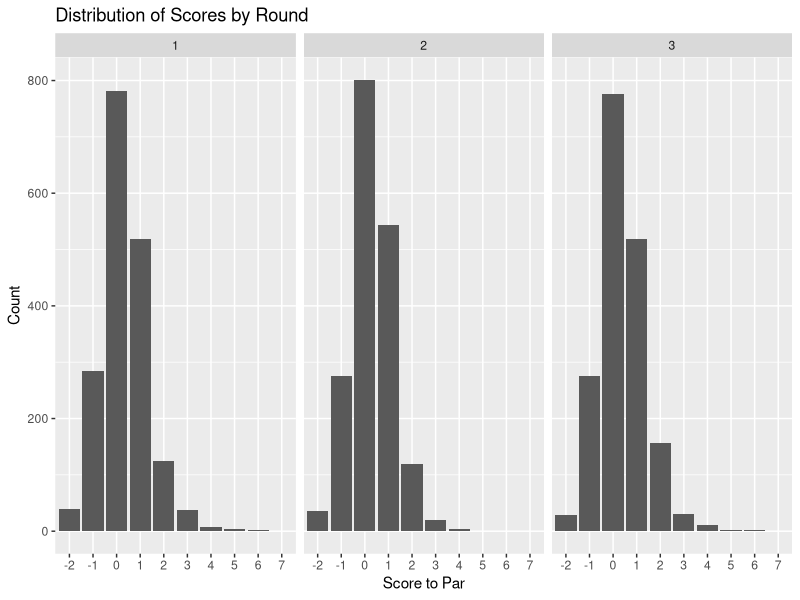
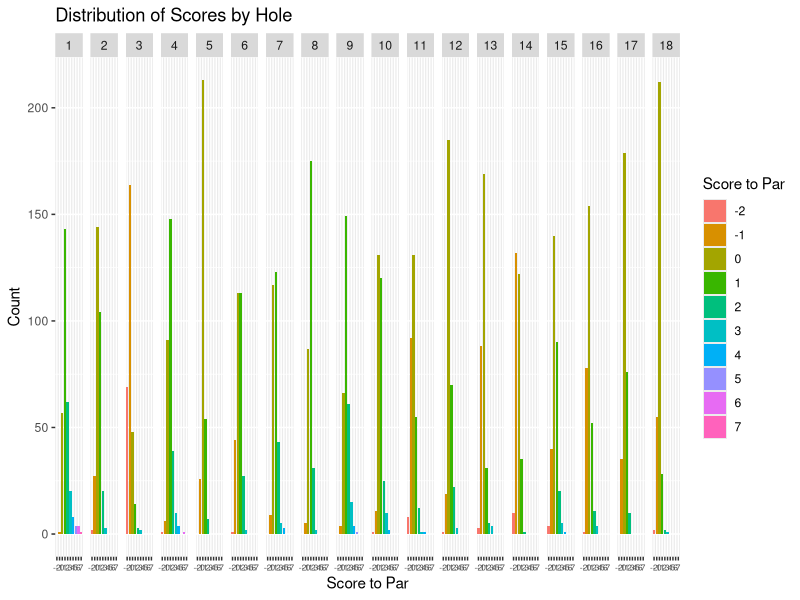
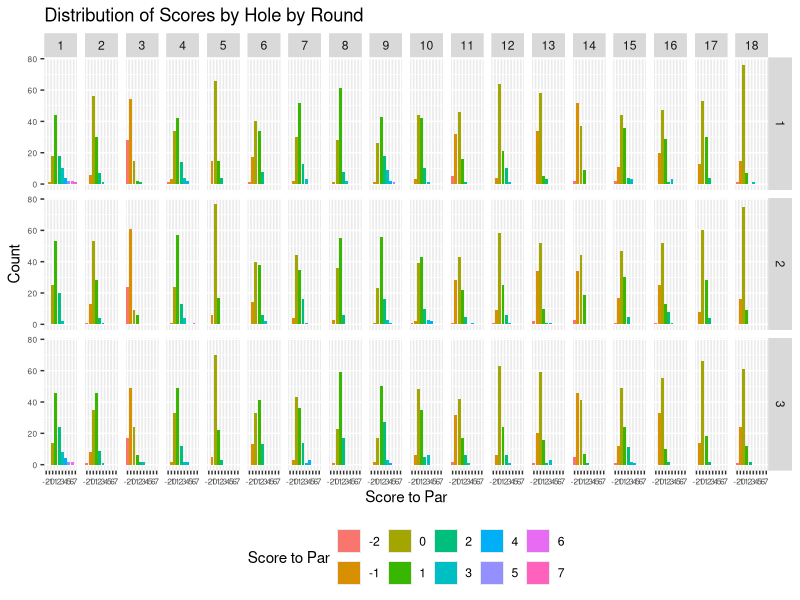
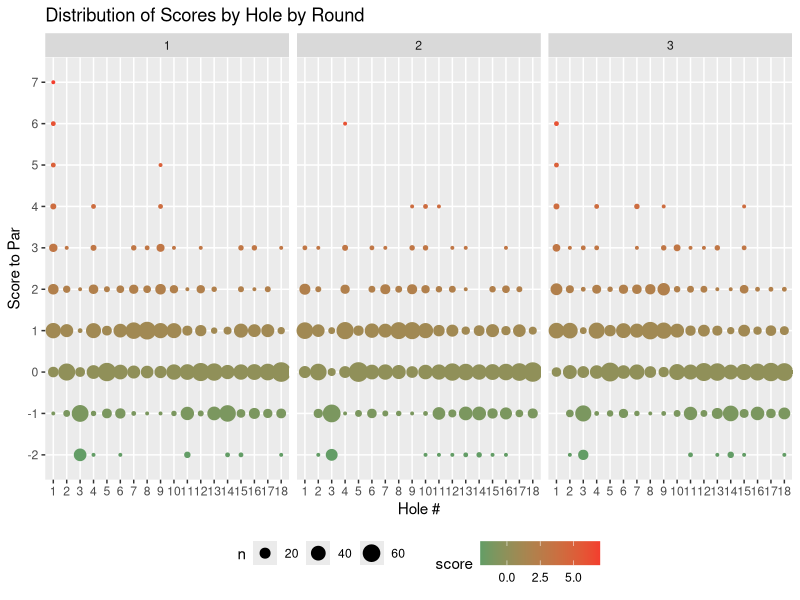
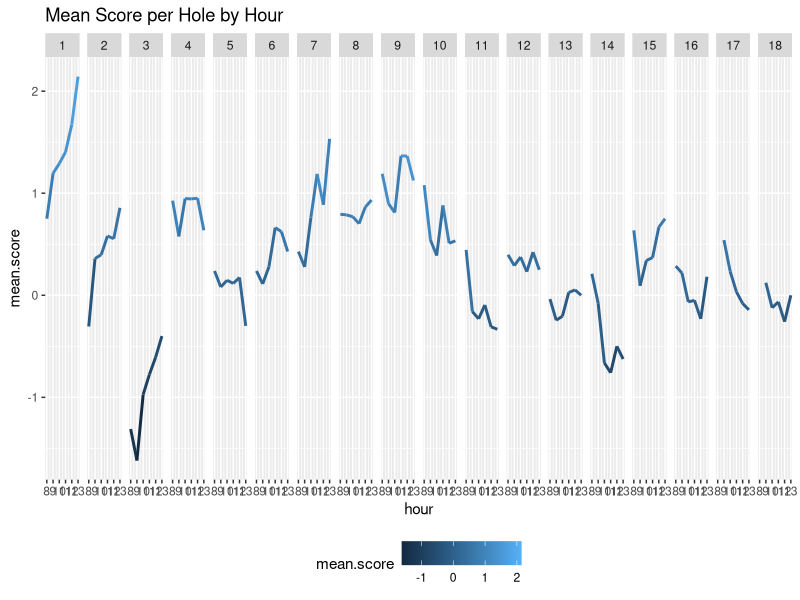

Generate these figures, in order, with R:
## ---- chunk 1
knitr::opts_chunk$set(echo = F)
knitr::opts_chunk$set(warning = F)
knitr::opts_chunk$set(out.width = '100%')
library(tidyverse)
library(knitr)
library(kableExtra)

# Read data
scores <- read_csv("../../data/footgolf/usopen/usopen_scores.csv", col_types = c("ciiiiit"), col_names = T)
## ---- chunk 2
scores %>% 
          group_by(hole, par) %>% 
          summarize(avg.score = format(round(mean(strokes), 3), nsmall = 3), 
                    better = sum(score < -2), 
                    eagles = sum(score == -2), 
                    birdies = sum(score == -1), 
                    pars = sum(score == 0), 
                    bogeys = sum(score == 1), 
                    doubles = sum(score == 2), 
                    worse = sum(score > 2), 
                    par.avg = cell_spec(format(round(mean(score), 3), nsmall = 3), 
                                        color = ifelse(format(round(mean(score), 3), nsmall = 3) > 0, "red", "green"))) %>%
    kable(escape = F, format = 'html') %>%
    kable_styling(bootstrap_options = c("striped", "hover", "condensed", "responsive"))
## ---- chunk 3
kable(scores %>% group_by(round) %>% summarize(mean.score = mean(score)), "html") %>% 
    kable_styling(bootstrap_options = c("striped", "hover", "condensed", "responsive"))

# Plot Scores
ggplot(scores, aes(factor(score))) + 
    geom_bar() +
    facet_grid(. ~ round) +
    labs(x = "Score to Par", y = "Count") +
    ggtitle("Distribution of Scores by Round")
    
## ---- chunk 4
# Mean score per hole
kable(scores %>% group_by(hole) %>% summarize(mean.score = mean(score)), "html") %>% kable_styling(bootstrap_options = c("striped", "hover", "condensed", "responsive"))
# Plot of scoring distribution per hole
ggplot(scores, aes(factor(score), fill=factor(score))) + 
    geom_bar() +
    facet_grid(. ~ hole) +
    labs(x = "Score to Par", y = "Count") +
    theme(axis.text.x = element_text(size = 6)) +
    ggtitle("Distribution of Scores by Hole") +
    guides(fill=guide_legend(title="Score to Par"))
# + scale_fill_brewer(palette="Spectral")

## ---- chunk 5
# Mean score per round per hole
kable(scores %>% group_by(hole, round) %>% summarize(mean.score = mean(score)), "html") %>% kable_styling(bootstrap_options = c("striped", "hover", "condensed", "responsive"))
# scores %>% 
#     group_by(round, hole) %>% 
#     summarize(mean.score = mean(score)) %>%
#     mutate(mean.score = cell_spec(mean.score, "html", bold = T, color = spec_color(mean.score, end = 1))) %>% 
#     kable("html", escape = F, align = "c") %>%
#     kable_styling(c("striped", "condensed"), full_width = T)
# kable("html") %>% kable_styling(bootstrap_options = c("striped", "hover", "condensed", "responsive"))

ggplot(scores, aes(factor(score), fill=factor(score))) + 
    geom_bar() +
    theme(axis.text = element_text(size=6)) +
    facet_grid(round ~ hole) +
    labs(x = "Score to Par", y = "Count") +
    ggtitle("Distribution of Scores by Hole by Round") + 
    theme(legend.position="bottom", legend.direction="horizontal") + 
    guides(fill=guide_legend(title="Score to Par"))


ggplot(scores, aes(x=factor(hole), y=factor(score))) + 
    geom_count(aes(color=score)) + 
    scale_size_area() + 
    scale_color_gradient(low = '#639D66', high = '#F33E2E') + 
    facet_grid(. ~ round) + 
    labs(x = "Hole #", y = "Score to Par") +
    ggtitle("Distribution of Scores by Hole by Round") + 
    theme(legend.position="bottom", legend.direction="horizontal")

## ---- chunk 6
# Bin by hour
scores$hour <- as.POSIXlt(scores$time)$hour
# aggregate mean score per round per hole
scores_by_times <- scores %>% group_by(hole, hour) %>% summarize(mean.score = mean(score))

ggplot(scores_by_times, aes(x = hour, y = mean.score)) + 
    geom_line(aes(color=mean.score), size = 1) + 
    facet_grid(. ~ hole) +
    ggtitle("Mean Score per Hole by Hour") +
    theme(legend.position="bottom", legend.direction="horizontal")
